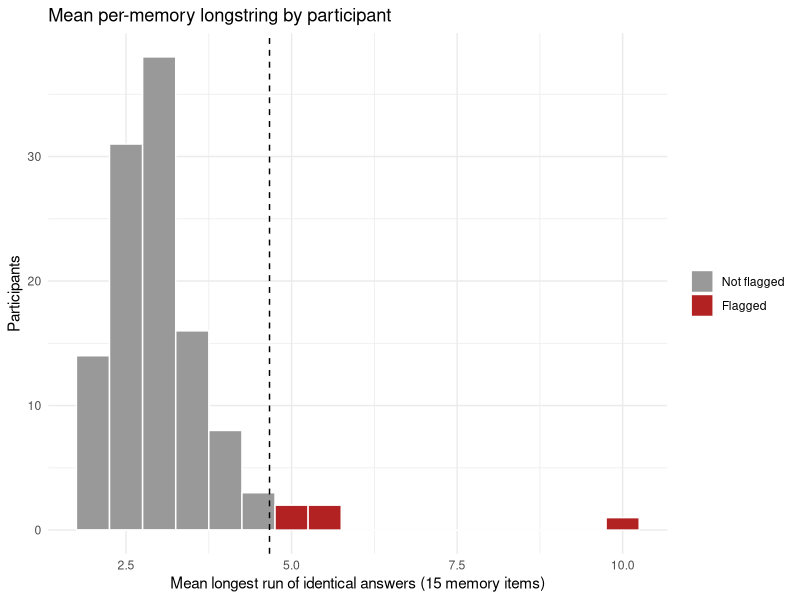
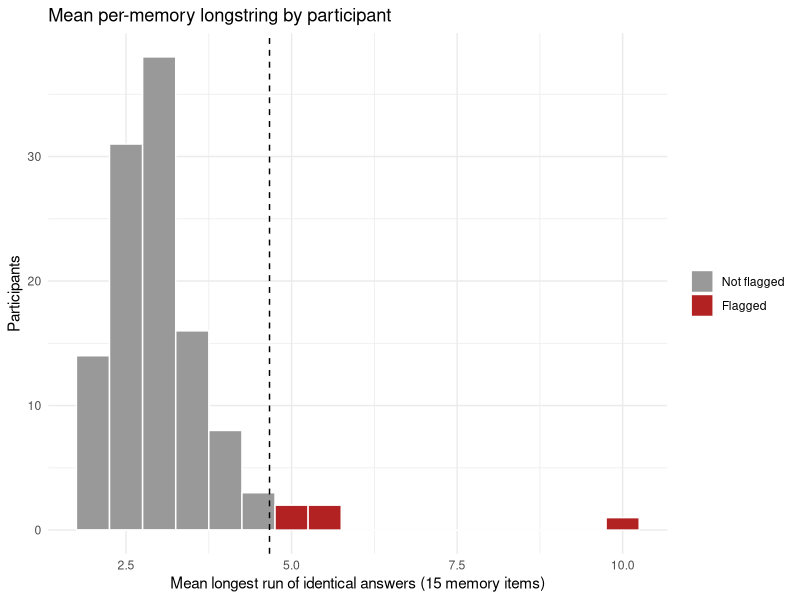

Write R code to recreate these figures, in order.
###############################################################
#### LONGSTRING (STRAIGHTLINING) ANALYSIS ######################
###############################################################
# Careless-responding check for the memory characteristic ratings
# (memory characteristics questionnaire items only).
#
# Data: data_osf.xlsx, Sheet1 (long format: one row = one memory,
#       up to 6 memories per participant).
#
# Longstring = length of the longest run of identical consecutive
# answers (Johnson, 2005; Meade & Craig, 2012). It is computed
# within each memory, over the 1-7 rating items in the order they
# were shown in the survey (same order as the Qualtrics export):
#
#   Vividness, Reliving, Visual, Auditory, Odortaste, Tactile,
#   Verbal, Access, MTT, Pos_Emo, Neg_Emo, Intensity, Importance,
#   Talk, Observer                                     (15 items)
#
# The manipulation checks (Valence_Check, Arousal_Check) and the
# scene items (S_*) are NOT included.
#
# Month_ago is left out because it is a free number of months,
# not a 1-7 rating. Because it sat between Talk and Observer,
# it is treated as a break in the string (a run cannot continue
# across it).
#
# The OSIQ / VVIQ / MRT / SRIT are only available as totals,
# so longstring cannot be computed for them here.
#
# Output (written to the working directory):
#   longstring_by_memory.csv       one row per memory
#   longstring_by_participant.csv  one row per participant + flags
###############################################################

library(dplyr)
library(tidyr)
library(readxl)


# IMPORT DATA
data <- read_excel("data_osf.xlsx", sheet = "Sheet1")
names(data) <- trimws(names(data))   # some column names have spaces


# ITEMS (in presentation order)
mc_part1   <- c("Vividness", "Reliving", "Visual", "Auditory", "Odortaste",
                "Tactile", "Verbal", "Access", "MTT", "Pos_Emo", "Neg_Emo",
                "Intensity", "Importance", "Talk")
mc_part2   <- c("Observer")            # comes after Month_ago

mc_items <- c(mc_part1, mc_part2)


# HELPER FUNCTIONS
# Longest run of identical consecutive values (NAs break the run)
longstring_max <- function(x) {
  x <- as.numeric(x)
  if (all(is.na(x))) return(NA_real_)
  r <- rle(x)
  max(r$lengths[!is.na(r$values)])
}

# Average run length (Meade & Craig's "average longstring")
longstring_avg <- function(x) {
  x <- as.numeric(x)
  if (all(is.na(x))) return(NA_real_)
  r <- rle(x)
  mean(r$lengths[!is.na(r$values)])
}

# Longstring over several segments: runs cannot cross segment borders
longstring_max_segments <- function(row, segments) {
  max(sapply(segments, function(s) longstring_max(unlist(row[s]))))
}
longstring_avg_segments <- function(row, segments) {
  runs <- unlist(lapply(segments, function(s) {
    r <- rle(as.numeric(unlist(row[s])))
    r$lengths[!is.na(r$values)]
  }))
  mean(runs)
}


###############################################################
##### 1. LONGSTRING PER MEMORY ################################
###############################################################

# The sequence is split at Month_ago (see header)
mc_segments <- list(mc_part1, mc_part2)

ls_memory <- data %>%
  dplyr::select(ID, Cue, Emotion_Condition, all_of(mc_items)) %>%
  mutate(row_id = row_number())

ls_memory$LS_max <- apply(ls_memory[mc_items], 1, function(r)
  longstring_max_segments(as.list(r), mc_segments))
ls_memory$LS_avg <- apply(ls_memory[mc_items], 1, function(r)
  longstring_avg_segments(as.list(r), mc_segments))

# Within-memory SD across the 15 items (intra-individual response
# variability, IRV; Dunn et al., 2018). Used as a companion index:
# straightliners have IRV close to 0.
ls_memory$IRV <- apply(ls_memory[mc_items], 1, function(r)
  sd(as.numeric(r), na.rm = TRUE))

# Memories where all 14 items before Month_ago got one single answer
ls_memory <- ls_memory %>%
  mutate(all_same = LS_max >= length(mc_part1))

# Descriptives at memory level
ls_memory %>%
  summarise(
    n_memories    = n(),
    mean_LS   = mean(LS_max),
    sd_LS     = sd(LS_max),
    median_LS = median(LS_max),
    max_LS    = max(LS_max),
    mean_LS_avg = mean(LS_avg),
    n_all_same  = sum(all_same)
  ) %>%
  print(width = Inf)

table(ls_memory$LS_max)


###############################################################
##### 2. LONGSTRING PER PARTICIPANT ###########################
###############################################################

ls_participant <- ls_memory %>%
  group_by(ID) %>%
  summarise(
    n_memories        = n(),
    LS_max_mean = mean(LS_max),   # typical longest run per memory
    LS_max_max  = max(LS_max),    # single worst memory
    LS_avg_mean = mean(LS_avg),   # average run length
    n_all_same  = sum(all_same),
    IRV_mean    = mean(IRV),
    .groups = "drop"
  )

describe_cols <- c("LS_max_mean", "LS_max_max", "LS_avg_mean", "IRV_mean")
ls_participant %>%
  summarise(across(all_of(describe_cols),
                   list(mean = mean, sd = sd, median = median,
                        min = min, max = max))) %>%
  pivot_longer(everything(),
               names_to = c("index", ".value"),
               names_pattern = "(.*)_(mean|sd|median|min|max)$") %>%
  print(width = Inf)


###############################################################
##### 3. FLAGGING LIKELY CARELESS RESPONDERS ##################
###############################################################
# There is no universal longstring cutoff, so two rules are used
# and reported together:
#
# (a) Data-driven (Curran, 2016; Meade & Craig, 2012): a participant
#     is an outlier if their mean per-memory longstring is above
#     Q3 + 1.5*IQR of the sample (Tukey's rule).
#
# (b) Rational: a single answer for at least half of the 15 items
#     in a row (longstring >= 8) is very unlikely for attentive
#     responding, because the items cover different senses and
#     both positive and negative emotion. A participant is flagged
#     if this happens in at least half of their memories.
#
# A participant flagged by either rule is "flagged"; flagged by
# both is a "strong" flag. Flags are for inspection and sensitivity
# analyses, not for automatic exclusion.

half_items <- ceiling(length(mc_items) / 2)   # 8 of 15

q  <- quantile(ls_participant$LS_max_mean, c(.25, .75))
tukey_cutoff <- q[2] + 1.5 * (q[2] - q[1])
cat("\nTukey cutoff for mean per-memory longstring:", round(tukey_cutoff, 2), "\n")
cat("Rational cutoff: longstring >=", half_items, "in at least half of memories\n")

prop_long <- ls_memory %>%
  group_by(ID) %>%
  summarise(prop_long_memories = mean(LS_max >= half_items), .groups = "drop")

ls_participant <- ls_participant %>%
  left_join(prop_long, by = "ID") %>%
  mutate(
    flag_tukey    = LS_max_mean > tukey_cutoff,
    flag_rational = prop_long_memories >= 0.5,
    flag_any      = flag_tukey | flag_rational,
    flag_strong   = flag_tukey & flag_rational
  ) %>%
  arrange(desc(LS_max_mean))

cat("\nParticipants flagged (Tukey rule):  ", sum(ls_participant$flag_tukey), "\n")
cat("Participants flagged (rational rule):", sum(ls_participant$flag_rational), "\n")
cat("Participants flagged (either):       ", sum(ls_participant$flag_any), "\n")
cat("Participants flagged (both):         ", sum(ls_participant$flag_strong), "\n\n")

ls_participant %>%
  filter(flag_any) %>%
  dplyr::select(ID, n_memories, LS_max_mean, LS_max_max,
                prop_long_memories, n_all_same,
                IRV_mean, flag_tukey, flag_rational) %>%
  print(n = Inf, width = Inf)

# How well does longstring agree with low variability?
cor.test(ls_participant$LS_max_mean, ls_participant$IRV_mean,
         method = "spearman", exact = FALSE)


###############################################################
##### 4. SAVE RESULTS #########################################
###############################################################

write.csv(ls_memory, "longstring_by_memory.csv", row.names = FALSE)
write.csv(ls_participant, "longstring_by_participant.csv", row.names = FALSE)

# Vector of flagged IDs for sensitivity analyses in other scripts, e.g.
#   data_clean <- data %>% filter(!ID %in% flagged_ids)
flagged_ids <- ls_participant$ID[ls_participant$flag_any]

flagged_ids
###############################################################
##### 5. PLOT ################################################
###############################################################

if (requireNamespace("ggplot2", quietly = TRUE)) {
  library(ggplot2)
  p <- ggplot(ls_participant, aes(x = LS_max_mean, fill = flag_any)) +
    geom_histogram(binwidth = 0.5, color = "white") +
    geom_vline(xintercept = tukey_cutoff, linetype = "dashed") +
    scale_fill_manual(values = c(`FALSE` = "grey60", `TRUE` = "firebrick"),
                      labels = c("Not flagged", "Flagged")) +
    labs(title = "Mean per-memory longstring by participant",
         x = "Mean longest run of identical answers (15 memory items)",
         y = "Participants", fill = NULL) +
    theme_minimal()
  print(p)
  ggsave("longstring_histogram.png", p, width = 7, height = 4.5, dpi = 150)
}
